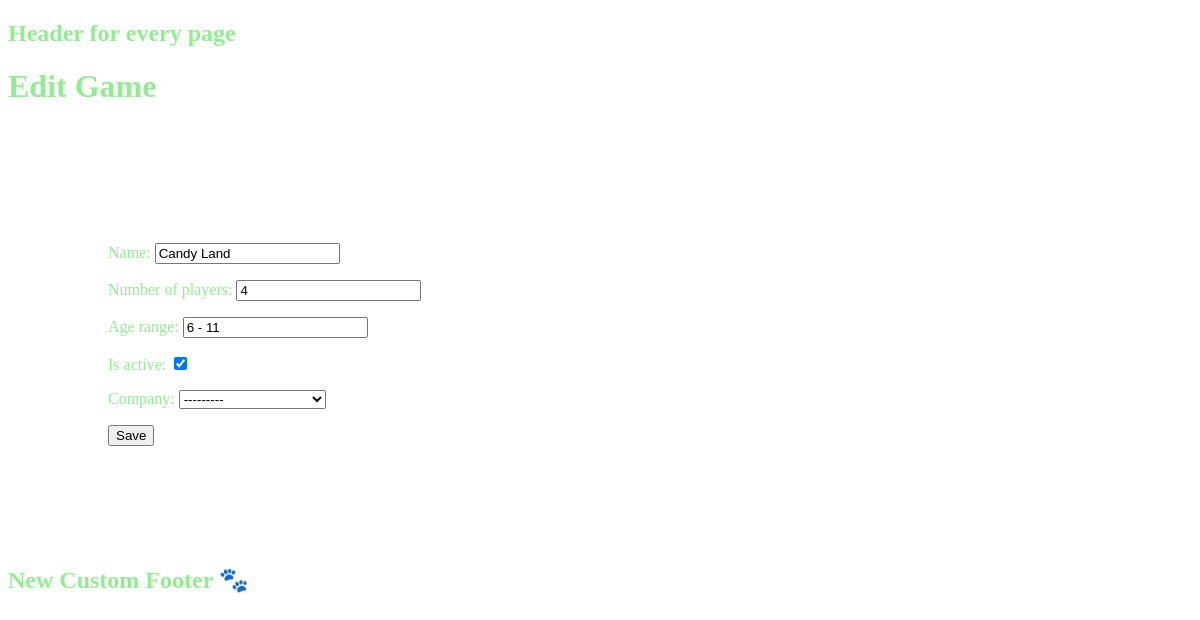
The page /games/1/edit on the database its author committed.
### games/models.py (models this page shows, shortened)
class Game(models.Model):
    name = models.CharField(max_length=200)
    number_of_players = models.IntegerField()
    age_range = models.CharField(max_length=200, blank=True, null=True)
    is_active = models.BooleanField(default=True)
    company = models.ForeignKey(
        to='Company', on_delete=models.CASCADE, blank=True, null=True)

class Company(models.Model):
    name = models.CharField(max_length=200)
    class Meta:
        verbose_name_plural = 'companies'
    def __str__(self):
        return self.name

### games/views.py (the view)
# urls.py: path('games/<int:pk>/edit', views.edit_game, name='edit-game'),
def edit_game(request, pk):
    game = get_object_or_404(Game, pk=pk)
    if request.method == 'GET':
        form = GameForm(instance=game)
    else:
        form = GameForm(request.POST, instance=game)
        if form.is_valid():
            form.save()
            return redirect('game-detail', pk=pk)
    return render(request, 'games/edit_game.html', {'form': form})

### games/forms.py
class GameForm(forms.ModelForm):
    class Meta:
        model = Game
        fields = ('name', 'number_of_players',
                  'age_range', 'is_active', 'company')

### templates/games/edit_game.html (shortened to what this page needs)
{% extends 'base.html' %}
{% block content%}
    <h1>Edit Game</h1>
    <form method='post'>
        {{ form.as_p }}
        <button type="submit">Save</button>
    </form>
{% endblock %}

### static/styles.css (style rules this page uses)
body { background-image: url('https://placekitten.com/200/300'); color: lightgreen; }
form { padding: 100px; }

### rows shown on the page
Game: name "Candy Land", number_of_players "4", age_range "6 - 11", is_active "☑", company "---------"
